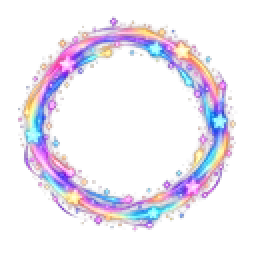
#> input picture art/final/cash/aura_box.webp, 128 x 128 px (shown 2 times larger); its folder holds only this picture in this run
$ python asset_shrink.py
#> lines starting #> are read from the running program, lines starting #| are printed output that depends on the picture; after the words box and inside, x2 and y2 are one past the last pixel; in counts of white or black regions, pixels touching at a corner belong together
#!/usr/bin/env python3
"""素材瘦身（docs/ASSET_AUDIT.md §6）：只重新压缩透明通道，彩色部分一个字节都不改，尺寸 / 锚点不变。
  python3 art/tools/asset_shrink.py [--dry] [--only 前缀,...] [-j 8]     瘦身 art/final，写尺寸报告
  python3 art/tools/asset_shrink.py compare [前缀,...]                   每类抽几张，和 git HEAD 的原图并排对比 → art/work/asset_audit/cmp_<分类>.jpg

透明通道（ALPH 块）重新无损压缩：先把几乎透明 / 几乎不透明的像素归到 0 / 255（<=4、>=251），
人物 / 图标 / 特效再把半透明值对齐到 8 的倍数；透明度误差最多 4/255（1.6%），比彩色部分有损压缩本身的误差还小
（特效光晕按叠加 / 正常两种混合方式在深色底上对比过，看不出色带：art/work/asset_audit/cmp_fx_blend.jpg）。
彩色部分（VP8 块）原样保留、字节不变；拼好后解码逐像素核对（颜色全等、透明度等于处理后的值），对不上就不改。
背景 / 城镇建筑（大片柔和阴影压在亮地面上，8 级台阶可能看得出）只做 0 / 255 归整。
不缩尺寸、不重压彩色：量过的屏幕放大倍数里没有成片画不到那么大的类别；彩色重压到 q82 只省 11~15%、却是第二代有损（docs/ASSET_AUDIT.md §6）。
幂等：处理过的透明度再跑一遍值不变，重新压缩不会更小就不写。
尺寸报告：art/work/asset_audit/shrink_report.json（每个文件第一次见到时的大小 → 现在的大小，按分类汇总）。
"""
import os, sys, io, json, struct, subprocess, collections
from multiprocessing import Pool
import numpy as np
from PIL import Image

HERE = os.path.dirname(os.path.dirname(os.path.abspath(__file__)))
FINAL = os.path.join(HERE, 'final')
WORK = os.path.join(HERE, 'work', 'asset_audit')
REPORT = os.path.join(WORK, 'shrink_report.json')
# 透明度处理方式：q8 = 归整 + 半透明对齐到 8 的倍数；snap = 只归整
ALPHA_MODE = {'spr': 'q8', 'icon': 'q8', 'weapon': 'q8', 'cash': 'q8', 'pet': 'q8', 'avatar': 'q8', 'class': 'q8', 'job': 'q8', 'cutin': 'q8', 'fx': 'q8', 'aura': 'q8'}
ALPHA_DEFAULT = 'snap'


def chunks(b):
    if b[:4] != b'RIFF' or b[8:12] != b'WEBP': raise ValueError('not webp')
    i, out = 12, []
    while i < len(b):
        tag = b[i:i + 4]; n = struct.unpack('<I', b[i + 4:i + 8])[0]
        out.append((tag, b[i + 8:i + 8 + n])); i += 8 + n + (n & 1)
    return out


def build(ch):
    body = b''.join(t + struct.pack('<I', len(d)) + d + (b'\0' if len(d) & 1 else b'') for t, d in ch)
    return b'RIFF' + struct.pack('<I', 4 + len(body)) + b'WEBP' + body


def alph_chunk(a):
    """透明度平面 → ALPH 块（无损：透明度放在绿色通道里用 VP8L 压缩，去掉 5 字节的 VP8L 头）"""
    h, w = a.shape
    g = np.zeros((h, w, 4), np.uint8); g[..., 1] = a; g[..., 3] = 255
    buf = io.BytesIO(); Image.fromarray(g, 'RGBA').save(buf, 'WEBP', lossless=True, quality=100, method=6, exact=True)
    vl = dict(chunks(buf.getvalue()))[b'VP8L']
    if vl[0] != 0x2f: raise ValueError('bad VP8L')
    return bytes([1]) + vl[5:]


def quant_alpha(a, mode):
    b = a.astype(np.int16)
    b[b <= 4] = 0; b[b >= 251] = 255
    if mode == 'q8':
        mid = (b > 0) & (b < 255)
        b[mid] = np.clip(np.round(b[mid] / 8) * 8, 8, 248)
    return b.astype(np.uint8)


def cat_of(key):
    return key.split('/')[0] if '/' in key else ''


def shrink_one(args):
    key, dry = args
    p = os.path.join(FINAL, key + '.webp')
    raw = open(p, 'rb').read(); size0 = len(raw); steps = []
    try:
        ch = chunks(raw)
    except ValueError:
        return key, size0, size0, 'skip:not-webp'
    im = Image.open(io.BytesIO(raw)); im.load()
    d = dict(ch)
    if b'ALPH' in d and b'VP8 ' in d:
        rgba0 = np.asarray(im.convert('RGBA'))
        a1 = quant_alpha(rgba0[..., 3], ALPHA_MODE.get(cat_of(key), ALPHA_DEFAULT))
        na = alph_chunk(a1)
        if len(na) < len(d[b'ALPH']):
            nb = build([(t, na if t == b'ALPH' else x) for t, x in ch])
            chk = np.asarray(Image.open(io.BytesIO(nb)).convert('RGBA'))
            if np.array_equal(chk[..., :3], rgba0[..., :3]) and np.array_equal(chk[..., 3], a1):
                raw = nb; steps.append('alpha')
            else:
                steps.append('alpha:verify-failed')
    if len(raw) < size0 and not dry:
        open(p, 'wb').write(raw)
    return key, size0, min(len(raw), size0), ','.join(steps)


def all_keys(only):
    out = []
    for dp, dn, fn in os.walk(FINAL):
        for f in fn:
            if f.endswith('.webp'):
                k = os.path.relpath(os.path.join(dp, f), FINAL)[:-5]
                if not only or any(k.startswith(o) for o in only): out.append(k)
    return sorted(out)


def main():
    argv = sys.argv[1:]
    if argv and argv[0] == 'compare': return compare(argv[1].split(',') if len(argv) > 1 else None)
    dry = '--dry' in argv
    only = argv[argv.index('--only') + 1].split(',') if '--only' in argv else None
    jobs = int(argv[argv.index('-j') + 1]) if '-j' in argv else max(1, (os.cpu_count() or 4) - 2)
    keys = all_keys(only)
    rep = json.load(open(REPORT)) if os.path.exists(REPORT) else {'files': {}}
    files = rep['files']
    changed = 0; fails = []
    with Pool(jobs) as pool:
        for i, (k, s0, s1, why) in enumerate(pool.imap_unordered(shrink_one, [(k, dry) for k in keys], chunksize=8)):
#> in quant_alpha, `b = a.astype(np.int16)`:
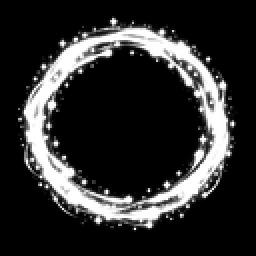
#> b: shape (128, 128) int16 (shown 2 times larger); min 0, max 255, mean 45.7
#> in quant_alpha, `mid = (b > 0) & (b < 255)`:
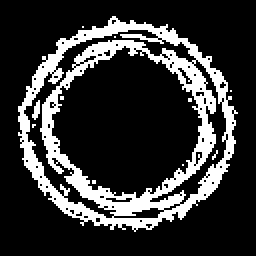
#> mid: shape (128, 128) bool (shown 2 times larger); 20.7% white; 11 white regions (9 under 20 px), largest, box (x1, y1, x2, y2) and area: (9, 8, 119, 116) 3342, (16, 50, 20, 60) 24
            if 'failed' in why: fails.append(k)
            if s1 < s0: changed += 1
            if not dry:
                e = files.get(k)
                files[k] = [e[0] if e else s0, s1]
            if (i + 1) % 1000 == 0: print(f'  {i + 1}/{len(keys)}', flush=True)
#> this loop made 2 passes
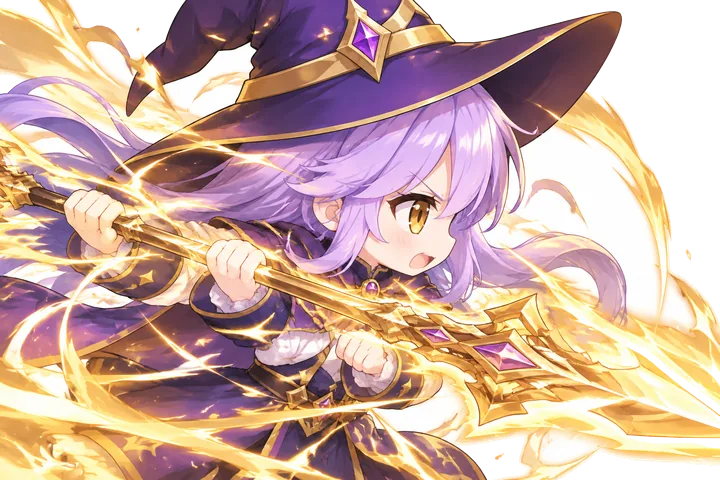
#> input picture art/final/cutin/battlemage2.webp, 720 x 480 px
#> after the loop, changed = 1; fails = []; files = {'cash/aura_box': [9364, 7672], 'cutin/battlemage2': [77668, 77668]}
    if not dry:
        for k in list(files):
            if not os.path.exists(os.path.join(FINAL, k + '.webp')): del files[k]
#> this loop made 2 passes
#> k on passes 1 to 2: 'cash/aura_box', 'cutin/battlemage2'
        by = collections.defaultdict(lambda: [0, 0, 0])
        for k, (a, b) in files.items():
            c = 'spr' if k.startswith('spr/') else cat_of(k) or '(根目录)'; by[c][0] += 1; by[c][1] += a; by[c][2] += b
#> this loop made 2 passes
#> after the loop, by = {'cash': [1, 9364, 7672], 'cutin': [1, 77668, 77668]}
        rep['summary'] = {c: {'files': n, 'before': a, 'after': b, 'saved%': round(100 * (a - b) / a, 1)} for c, (n, a, b) in sorted(by.items(), key=lambda x: -x[1][1])}
        tot = [sum(v[i] for v in by.values()) for i in (1, 2)]
#> tot = [87032, 85340]
        rep['total'] = {'before': tot[0], 'after': tot[1], 'saved%': round(100 * (tot[0] - tot[1]) / tot[0], 1)}
        os.makedirs(WORK, exist_ok=True)
        with open(REPORT, 'w') as f:
            f.write('{\n "total": ' + json.dumps(rep['total'], ensure_ascii=False) + ',\n "summary": ' + json.dumps(rep['summary'], ensure_ascii=False) + ',\n "files": {\n')
            f.write(',\n'.join(f'  {json.dumps(k)}: {json.dumps(v)}' for k, v in sorted(files.items())) + '\n }\n}\n')
        for c, v in rep['summary'].items(): print(f'  {c:8s} {v["files"]:5d} 个  {v["before"] / 1048576:7.2f} → {v["after"] / 1048576:7.2f} MB（-{v["saved%"]}%）')
#> this loop made 2 passes
#> (c, v) on passes 1 to 2: ('cutin', {'files': 1, 'before': 77668, 'after': 77668, 'saved%': 0}), ('cash', {'files': 1, 'before': 9364, 'after': 7672, 'saved%': 18.1})
#|   cutin        1 个     0.07 →    0.07 MB（-0.0%）
#|   cash         1 个     0.01 →    0.01 MB（-18.1%）
        print(f'合计 {tot[0] / 1048576:.2f} → {tot[1] / 1048576:.2f} MB（-{rep["total"]["saved%"]}%），这次改了 {changed} 个文件')
#| 合计 0.08 → 0.08 MB（-1.9%），这次改了 1 个文件
    else:
        print(f'试跑：{changed} 个文件会变小')
    if fails: print('核对失败（没改）：', fails[:20])


def compare(prefixes):
    """抽样对比：每类 6 张，原图（git HEAD）| 现在 | 差异 ×16，分别垫在棋盘格和深色底上"""
    import random
    os.makedirs(WORK, exist_ok=True)
    cats = prefixes or ['spr/', 'icon/', 'weapon/', 'world/', 'bg/', 'fx/', 'cutin/', 'job/', 'cash/', 'pet/', 'aura/']
    rep = json.load(open(REPORT)) if os.path.exists(REPORT) else {'files': {}}
    for pre in cats:
        ks = [k for k, (a, b) in rep['files'].items() if k.startswith(pre) and b < a]
        if not ks: continue
        random.seed(7); ks = sorted(ks, key=lambda k: rep['files'][k][1] - rep['files'][k][0])[:2] + random.sample(ks, min(2, len(ks))); ks = list(dict.fromkeys(ks))
        rows = []
        for k in ks:
            rel = 'art/final/' + k + '.webp'
            try: old = Image.open(io.BytesIO(subprocess.run(['git', 'show', 'HEAD:' + rel], cwd=os.path.dirname(HERE), capture_output=True, check=True).stdout)).convert('RGBA')
            except Exception: continue
            new = Image.open(os.path.join(FINAL, k + '.webp')).convert('RGBA')
            if new.size != old.size: old = old.resize(new.size, Image.LANCZOS)
            z = max(1, min(3, 200 // max(1, max(new.size))))
            W, H = new.width * z, new.height * z
            if max(W, H) > 240: s = 240 / max(W, H); W, H = int(W * s), int(H * s)
            def on(bg, im):
                base = bg.copy(); base.alpha_composite(im.resize((W, H), Image.NEAREST)); return base.convert('RGB')
            yy, xx = np.indices((H, W)); g = np.where((xx // 16 + yy // 16) % 2, 140, 200).astype(np.uint8)
            chk = Image.fromarray(np.dstack([g, g, g, np.full_like(g, 255)]), 'RGBA')
            dark = Image.new('RGBA', (W, H), (18, 14, 22, 255))
            diff = np.abs(np.asarray(on(dark, new)).astype(int) - np.asarray(on(dark, old)).astype(int)) * 16
            dimg = Image.fromarray(np.clip(diff, 0, 255).astype(np.uint8))
            row = Image.new('RGB', (W * 5 + 40, H + 22), (30, 30, 30))
            for i, im in enumerate([on(chk, old), on(chk, new), on(dark, old), on(dark, new), dimg]): row.paste(im, (i * (W + 10), 22))
            from PIL import ImageDraw
            a, b = rep['files'][k]
            ImageDraw.Draw(row).text((4, 4), f'{k}  {a} -> {b} B  (old|new on checker, old|new on dark, diff x16)', fill=(255, 230, 150))
            rows.append(row)
        if not rows: continue
        Wm = max(r.width for r in rows); sheet = Image.new('RGB', (Wm, sum(r.height + 6 for r in rows)), (30, 30, 30)); y = 0
        for r in rows: sheet.paste(r, (0, y)); y += r.height + 6
        out = os.path.join(WORK, 'cmp_' + pre.strip('/').replace('/', '_') + '.jpg')
        sheet.save(out, quality=72); print(out, sheet.size)


if __name__ == '__main__':
    main()
